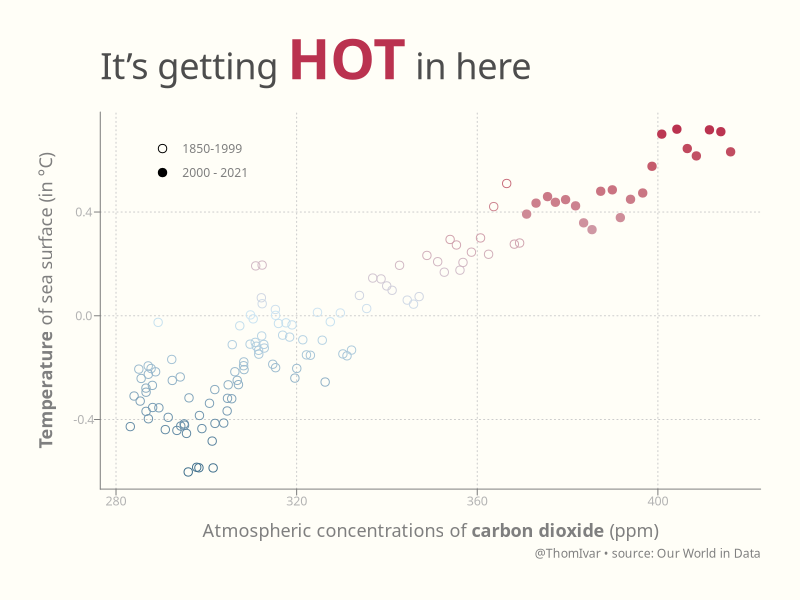
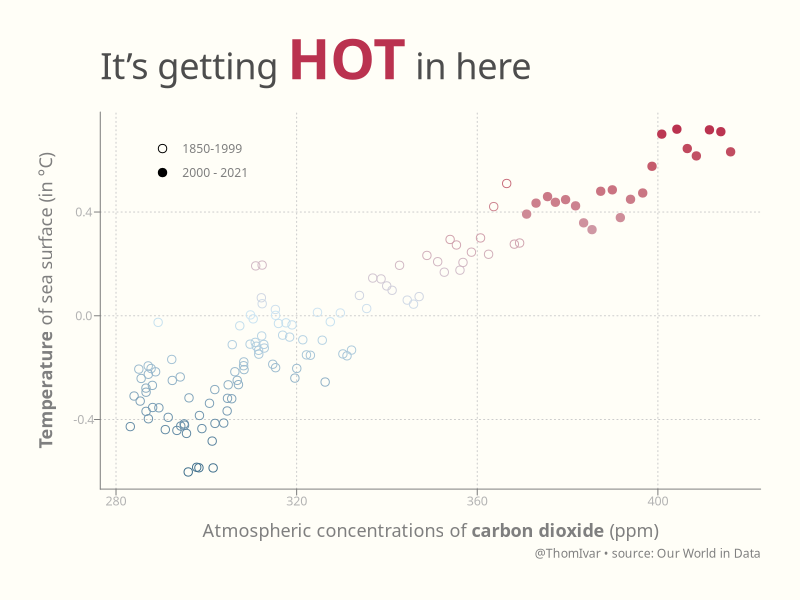

Source code (R) for these figures, in order:
# day 16: environment
library(tidyverse)
library(ggtext)

# -- get data 
cc_data <- read_csv("30DayChartChallenge/other/climate-change.csv") %>% 
  dplyr::filter(Entity == 'World') %>% 
  select(ent = Entity, year = Year, CO2 = `CO2 concentrations`, 
         sea_temp = `Sea surface temp`) %>% 
  drop_na() %>% 
  mutate(shape = ifelse(year > 2000, '2000 - 2021', '1850-1999'))


# -- plot data
ggplot(cc_data, aes(x = CO2, y = sea_temp, color = sea_temp)) +
  geom_point(aes(shape = shape), size = 2.5) +
  scale_color_gradient2(low = '#175676', high = '#ba324f', mid = '#cce6f4', 
                        guide = 'none') +
  scale_shape_manual(values = c(1, 19), name = '') +
  labs(
    x = '<br>Atmospheric concentrations of <b>carbon dioxide</b> (ppm)', 
    y = '<b>Temperature</b> of sea surface (in \u00B0C)<br>', 
    title = "It's getting <b style='font-size:54px;color:#ba324f'>HOT</b> in here", 
    caption = '@ThomIvar • source: Our World in Data'
  ) +
  theme_void() +
  theme(
    text = element_text('American Typewriter', colour = 'grey50'),
    plot.title = element_textbox_simple(colour = 'grey30', size = 26, 
                                        margin = margin(b=0.5, unit = 'cm')), 
    plot.background = element_rect( fill = '#fffef7', color = '#fffef7'), 
    plot.margin = margin(1,1,1,1, 'cm'), 
    panel.grid.major = element_line(linetype = 'dotted', color = 'grey80'),
    axis.line = element_line(colour = 'grey50'), 
    axis.text = element_text(size = 9, colour = 'grey70'),
    axis.title = element_textbox(colour = 'grey50', size = 13, hjust = 0.5), 
    axis.title.y = element_textbox(orientation = 'left-rotated'), 
    axis.ticks = element_line(colour = 'grey50'), 
    axis.ticks.length = unit(0.15, 'cm'), 
    legend.position = c(0.15, 0.9), 
  )
ggsave('30DayChartChallenge/images/enviroment.png', width = 8, height = 6)
